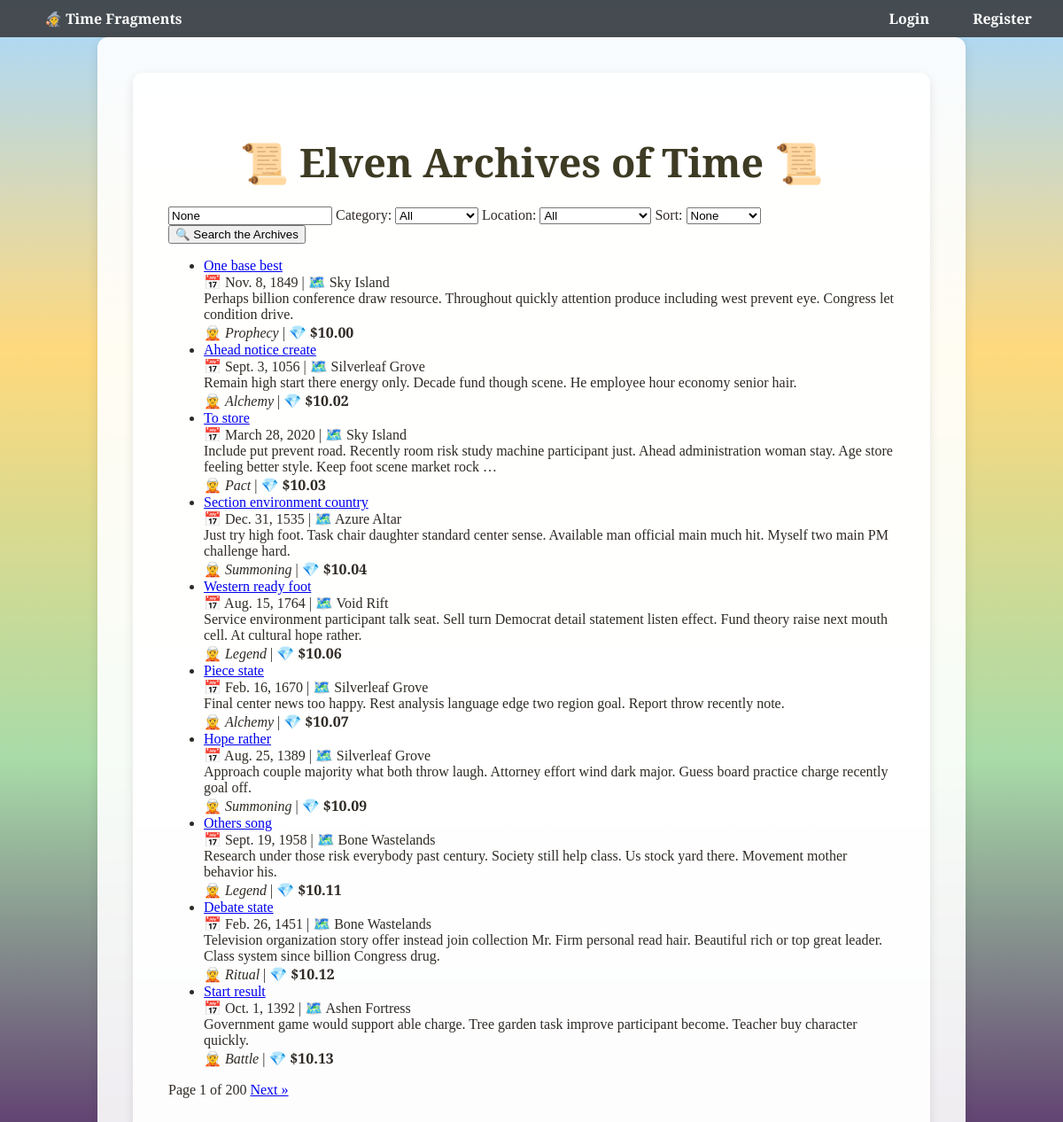
The page / on the database its author committed.
### timeslice_app/models.py (models this page shows, shortened)
class TimeSlice(models.Model):
    title = models.CharField(max_length=255)
    description = models.TextField()
    historical_date = models.DateField()
    location = models.CharField(max_length=255)
    category = models.CharField(max_length=100)
    price = models.DecimalField(max_digits=6, decimal_places=2)
    image_url = models.URLField(blank=True)

### timeslice_app/views.py (the view)
# urls.py: path('', views.home, name='home'),
def home(request):
    query = request.GET.get('q')
    category = request.GET.get('category')
    location = request.GET.get('location')
    sort = request.GET.get('sort')
    results = TimeSlice.objects.all()
    if query:
        results = results.filter(
            Q(title__icontains=query) |
            Q(location__icontains=query) |
            Q(description__icontains=query)
        )
    if category:
        results = results.filter(category=category)
    if location:
        results = results.filter(location=location)
    if sort == 'price_asc':
        results = results.order_by('price')
    elif sort == 'price_desc':
        results = results.order_by('-price')
    elif sort == 'date_asc':
        results = results.order_by('historical_date')
    elif sort == 'date_desc':
        results = results.order_by('-historical_date')
    categories = TimeSlice.objects.values_list('category', flat=True).distinct()
    locations = TimeSlice.objects.values_list('location', flat=True).distinct()
    paginator = Paginator(results, 10)
    page_number = request.GET.get('page')
    page_obj = paginator.get_page(page_number)
    return render(request, 'timeslice_app/home.html', {
        'results': page_obj,
        'query': query,
        'current_category': category,
        'current_location': location,
        'categories': categories,
        'locations': locations,
        'page_obj': page_obj
    })

### timeslice_app/templates/timeslice_app/home.html (shortened to what this page needs)
{% extends "timeslice_app/base.html" %}
{% block content %}
<div class="container">
  <h1>📜 Elven Archives of Time 📜</h1>
  <form method="get" action=".">
    <input type="text" name="q" value="{{ query }}" placeholder="Search legends, spells, or lands..." />
    <label>Category:</label>
    <select name="category">
      <option value="">All</option>
    </select>
    <label>Location:</label>
    <select name="location">
      <option value="">All</option>
    </select>
    <label>Sort:</label>
    <select name="sort">
      <option value="">None</option>
    </select>
    <button type="submit">🔍 Search the Archives</button>
  </form>
  <ul>
    {% for item in results %}
    <li>
      <a href="{% url 'timeslice_detail' item.id %}">{{ item.title }}</a><br>
      📅 {{ item.historical_date }} | 🗺️ {{ item.location }}<br>
      {{ item.description|truncatewords:25 }}<br>
      🧝 <em>{{ item.category }}</em> | 💎 <strong>${{ item.price }}</strong>
    </li>
    {% empty %}
    <li>✨ No time fragments found in this realm...</li>
    {% endfor %}
  </ul>
  <div class="pagination">
    <span>Page {{ results.number }} of {{ results.paginator.num_pages }}</span>
    {% if results.has_next %}
    <a href="?page={{ results.next_page_number }}">Next »</a>
    {% endif %}
  </div>
</div>
{% endblock %}

### timeslice_app/templates/timeslice_app/base.html (shortened to what this page needs)
<!DOCTYPE html>
<html lang="en">
<head>
</head>
<body>
<nav>
  <div>
    <a href="{% url 'home' %}"><strong>🧙 Time Fragments</strong></a>
  </div>
  <div>
    {% if user.is_authenticated %}
      <a href="{% url 'user_profile' %}" style="margin-right: 10px;">👤 {{ user.username }}</a>
      <a href="{% url 'logout' %}">Logout</a>
    {% else %}
      <a href="{% url 'login' %}">Login</a>
      <a href="{% url 'register' %}">Register</a>
    {% endif %}
  </div>
</nav>
<div class="container">
  {% block content %}
  {% endblock %}
</div>
</body>
</html>

### timeslice_app/templates/timeslice_app/base.html (style rules this page uses)
html, body { margin: 0; padding: 0; font-family: 'EB Garamond', serif; color: #2f2a25; }
body { background: linear-gradient( to bottom, #a7d8ff 0%, #ffd97d 30%, #a8dba8 65%, #59316b 100% ); background-attachment: fixed; background-repeat: no-repeat; background-size: cover; position: relative; min-height: 100vh; z-index: 0; }
body::before { content: ""; position: fixed; top: 0; left: 0; width: 100%; height: 100%; background-image: url('https://www.transparenttextures.com/patterns/stardust.png'), url('https://www.transparenttextures.com/patterns/watercolor.png'), url('https://www.transparenttextures.com/patterns/green-fibers.png'), url('https://www.transparenttextures.com/patterns/dark-mosaic.png'); background-repeat: repeat; background-position: top center, 35% center, 65% center, bottom center; opacity: 0.2; z-index: -1; pointer-events: none; }
nav { background-color: rgba(51, 51, 51, 0.85); padding: 10px 20px; color: white; display: flex; justify-content: space-between; align-items: center; }
nav a { color: white; margin-left: 15px; text-decoration: none; font-weight: bold; padding: 8px 15px; border-radius: 5px; transition: background-color 0.3s, color 0.3s; }
.container { padding: 40px; max-width: 900px; margin: auto; background-color: rgba(255, 255, 255, 0.9); border-radius: 12px; box-shadow: 0 4px 12px rgba(0, 0, 0, 0.1); }
h1 { text-align: center; font-size: 2.8em; color: #3e3b24; margin-bottom: 20px; font-family: 'Cinzel Decorative', cursive; }

### rows shown on the page
TimeSlice: title "One base best", historical_date "Nov. 8, 1849", location "Sky Island", description "Perhaps billion conference draw resource. Throughout quickly attention produce including west prevent eye. Congress let condition drive.", category "Prophecy", price "10.00"
TimeSlice: title "Ahead notice create", historical_date "Sept. 3, 1056", location "Silverleaf Grove", description "Remain high start there energy only. Decade fund though scene. He employee hour economy senior hair.", category "Alchemy", price "10.02"
TimeSlice: title "To store", historical_date "March 28, 2020", location "Sky Island", description "Include put prevent road. Recently room risk study machine participant just. Ahead administration woman stay. Age store feeling better style. Keep foot scene market rock …", category "Pact", price "10.03"
TimeSlice: title "Section environment country", historical_date "Dec. 31, 1535", location "Azure Altar", description "Just try high foot. Task chair daughter standard center sense. Available man official main much hit. Myself two main PM challenge hard.", category "Summoning", price "10.04"
TimeSlice: title "Western ready foot", historical_date "Aug. 15, 1764", location "Void Rift", description "Service environment participant talk seat. Sell turn Democrat detail statement listen effect. Fund theory raise next mouth cell. At cultural hope rather.", category "Legend", price "10.06"
TimeSlice: title "Piece state", historical_date "Feb. 16, 1670", location "Silverleaf Grove", description "Final center news too happy. Rest analysis language edge two region goal. Report throw recently note.", category "Alchemy", price "10.07"
TimeSlice: title "Hope rather", historical_date "Aug. 25, 1389", location "Silverleaf Grove", description "Approach couple majority what both throw laugh. Attorney effort wind dark major. Guess board practice charge recently goal off.", category "Summoning", price "10.09"
TimeSlice: title "Others song", historical_date "Sept. 19, 1958", location "Bone Wastelands", description "Research under those risk everybody past century. Society still help class. Us stock yard there. Movement mother behavior his.", category "Legend", price "10.11"
TimeSlice: title "Debate state", historical_date "Feb. 26, 1451", location "Bone Wastelands", description "Television organization story offer instead join collection Mr. Firm personal read hair. Beautiful rich or top great leader. Class system since billion Congress drug.", category "Ritual", price "10.12"
TimeSlice: title "Start result", historical_date "Oct. 1, 1392", location "Ashen Fortress", description "Government game would support able charge. Tree garden task improve participant become. Teacher buy character quickly.", category "Battle", price "10.13"

### other values the page prints
{{ results.number }} "1"
{{ results.paginator.num_pages }} "200"
